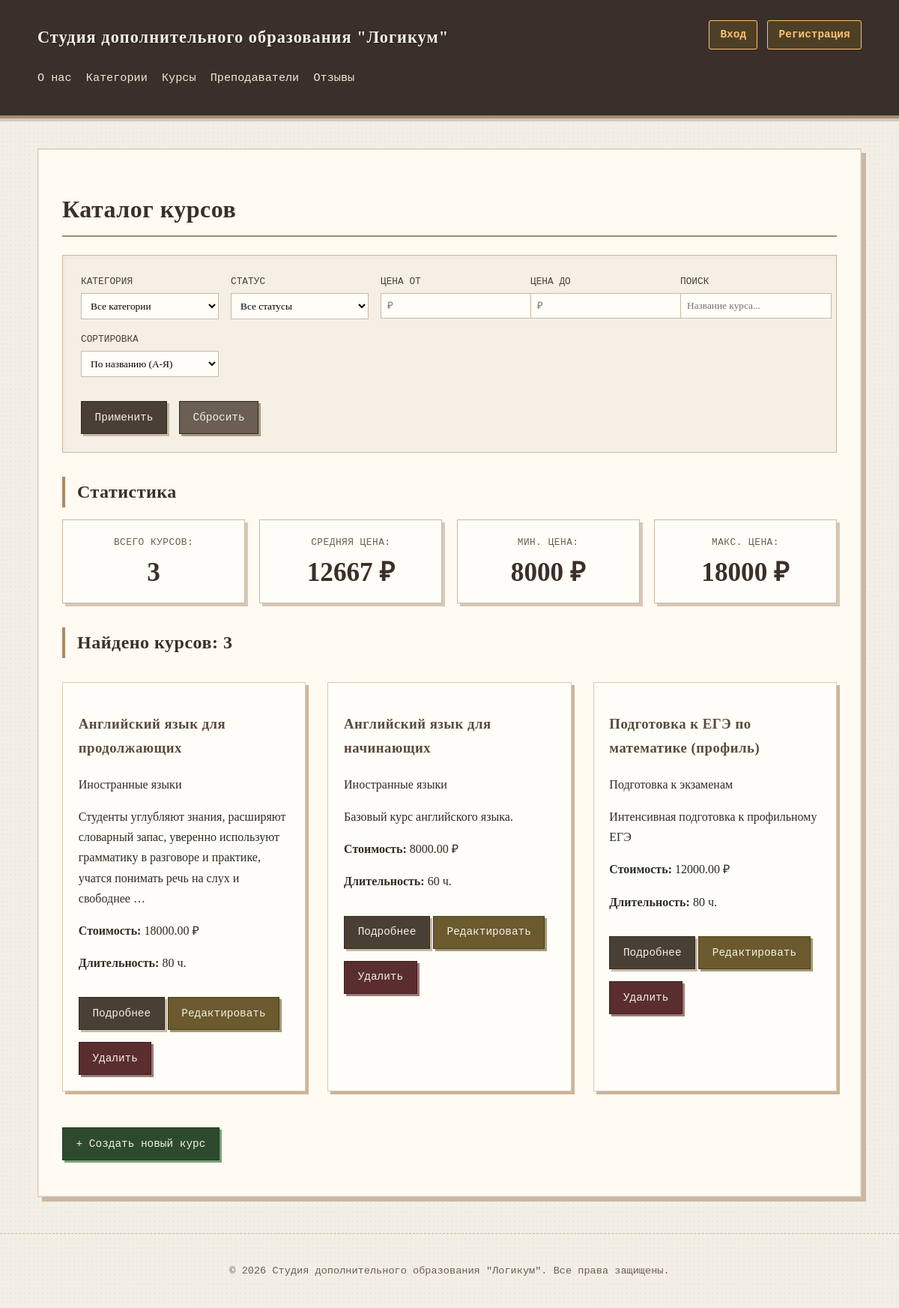
The page /education/courses/filter/ on the database its author committed.
### education/models.py (models this page shows, shortened)
class Course(models.Model):
    class Status(models.IntegerChoices):
        DRAFT = 0, 'Черновик'
        PUBLISHED = 1, 'Опубликован'
    category = models.ForeignKey(
        Category,
        on_delete=models.SET_NULL,
        null=True,
        related_name='courses',
        verbose_name="Категория"
    )
    title = models.CharField(max_length=100, verbose_name="Название")
    slug = models.SlugField(max_length=100, unique=True, db_index=True, verbose_name="URL")
    description = models.TextField(verbose_name="Краткое описание")
    full_description = models.TextField(blank=True, verbose_name="Полное описание")
    duration_hours = models.IntegerField(verbose_name="Длительность (часы)")
    price = models.DecimalField(max_digits=10, decimal_places=2, verbose_name="Стоимость")
    status = models.IntegerField(
        choices=Status.choices,
        default=Status.DRAFT,
        verbose_name="Статус"
    )
    time_create = models.DateTimeField(auto_now_add=True, verbose_name="Дата создания")
    time_update = models.DateTimeField(auto_now=True, verbose_name="Дата изменения")
    class Meta:
        db_table = 'courses'
        verbose_name = 'Курс'
        verbose_name_plural = 'Курсы'
        ordering = ['-time_create']
    def get_absolute_url(self):
        return reverse('course-detail-slug', kwargs={'course_slug': self.slug})

class Category(models.Model):
    name = models.CharField(max_length=100, verbose_name="Название категории", unique=True)
    slug = models.SlugField(max_length=100, unique=True, db_index=True, verbose_name="URL")
    description = models.TextField(blank=True, verbose_name="Описание категории")
    class Meta:
        db_table = 'categories'
        verbose_name = 'Категория'
        verbose_name_plural = 'Категории'
        ordering = ['name']
    def __str__(self):
        return self.name

### education/views.py (the view)
# urls.py: path('courses/filter/', views.courses_filtered, name='courses-filtered'),
def courses_filtered(request):
    courses = Course.published.all()
    form = CourseFilterForm(request.GET)
    if form.is_valid():
        category = form.cleaned_data.get('category')
        if category:
            courses = courses.filter(category=category)
        status = form.cleaned_data.get('status')
        if status:
            courses = courses.filter(status=status)
        price_min = form.cleaned_data.get('price_min')
        if price_min:
            courses = courses.filter(price__gte=price_min)
        price_max = form.cleaned_data.get('price_max')
        if price_max:
            courses = courses.filter(price__lte=price_max)
        search = form.cleaned_data.get('search')
        if search:
            courses = courses.filter(
                Q(title__icontains=search) |
                Q(description__icontains=search)
            )
        ordering = form.cleaned_data.get('ordering')
        if ordering:
            courses = courses.order_by(ordering)
        else:
            courses = courses.order_by('-time_create')
    courses = courses.select_related('category')
    stats = {
        'total': courses.count(),
        'avg_price': courses.aggregate(avg=Avg('price'))['avg'],
        'min_price': courses.aggregate(min=Min('price'))['min'],
        'max_price': courses.aggregate(max=Max('price'))['max'],
        'total_duration': courses.aggregate(sum=Sum('duration_hours'))['sum'],
    }
    data = {
        'title': 'Каталог курсов',
        'courses': courses,
        'form': form,
        'stats': stats,
    }
    return render(request, 'education/courses_filtered.html', data)

### education/context_processors.py (called while the page is built, shortened)
def user_groups(request):
    if request.user.is_authenticated:
        groups = list(request.user.groups.values_list('name', flat=True))
        return {'user_groups': groups}
    return {'user_groups': []}

def user_permissions(request):
    context = {
        'user_groups': [],
        'is_admin': False,
        'is_teacher': False,
        'is_student': False,
        'is_marketer': False,
    }
    return context

### education/models.py (called while the page is built)
    def get_queryset(self):
        return super().get_queryset().filter(status=Course.Status.PUBLISHED)

### education/templates/education/courses_filtered.html (shortened to what this page needs)
{% extends 'base.html' %}
{% block content %}
    <h1>{{ title }}</h1>
    <div class="filter-section">
        <form method="get" class="filter-form">
            <div class="filter-grid">
                {% for field in form %}
                <div class="filter-field">
                    <label>{{ field.label }}</label>
                    {{ field }}
                </div>
                {% endfor %}
            </div>
            <div class="filter-actions">
                <button type="submit" class="btn btn-primary">Применить</button>
                <a href="{% url 'courses-filtered' %}" class="btn btn-secondary">Сбросить</a>
            </div>
        </form>
    </div>
    {% if stats %}
    <div class="stats-section">
        <h2>Статистика</h2>
        <div class="stats-grid">
            <div class="stat-card">
                <span class="stat-label">Всего курсов:</span>
                <span class="stat-value">{{ stats.total }}</span>
            </div>
            {% if stats.avg_price %}
            <div class="stat-card">
                <span class="stat-label">Средняя цена:</span>
                <span class="stat-value">{{ stats.avg_price|floatformat:0 }} ₽</span>
            </div>
            {% endif %}
            {% if stats.min_price %}
            <div class="stat-card">
                <span class="stat-label">Мин. цена:</span>
                <span class="stat-value">{{ stats.min_price|floatformat:0 }} ₽</span>
            </div>
            {% endif %}
            {% if stats.max_price %}
            <div class="stat-card">
                <span class="stat-label">Макс. цена:</span>
                <span class="stat-value">{{ stats.max_price|floatformat:0 }} ₽</span>
            </div>
            {% endif %}
        </div>
    </div>
    {% endif %}
    <div class="courses-section">
        <h2>Найдено курсов: {{ courses.count }}</h2>
        {% if courses %}
        <div class="course-grid">
            {% for course in courses %}
            <div class="course-card">
                <h3>
                    <a href="{{ course.get_absolute_url }}">{{ course.title }}</a>
                </h3>
                <p class="category">{{ course.category.name }}</p>
                <p>{{ course.description|truncatewords:20 }}</p>
                <p><strong>Стоимость:</strong> {{ course.price }} ₽</p>
                <p><strong>Длительность:</strong> {{ course.duration_hours }} ч.</p>
                <div class="course-actions">
                    <a href="{{ course.get_absolute_url }}" class="btn">Подробнее</a>
                    <a href="{% url 'course-update' course.slug %}" class="btn btn-edit">Редактировать</a>
                    <a href="{% url 'course-delete' course.slug %}" class="btn btn-danger">Удалить</a>
                </div>
            </div>
            {% endfor %}
        </div>
        {% else %}
        <p>Курсы не найдены. Попробуйте изменить параметры фильтрации.</p>
        {% endif %}
    </div>
    <p class="back-link">
        <a href="{% url 'course-create' %}" class="btn btn-success">+ Создать новый курс</a>
    </p>
{% endblock %}

### education/static/education/css/styles.css (style rules this page uses)
body { font-family: "Georgia", "Times New Roman", serif; line-height: 1.7; margin: 0; padding: 0; background-color: #f3efe6; color: #2f2a24; background-image: radial-gradient(rgba(0,0,0,0.03) 1px, transparent 1px); background-size: 6px 6px; }
h1, h2, h3, h4, h5, h6 { font-family: "Georgia", "Times New Roman", serif; font-weight: 600; color: #3a2f2a; letter-spacing: 0.5px; }
h1 { border-bottom: 2px solid #a78b6a; padding-bottom: 0.5rem; margin-bottom: 1.5rem; }
h2 { font-size: 1.5rem; margin: 1.5rem 0 1rem; border-left: 4px solid #a78b6a; padding-left: 1rem; }
.course-grid { display: grid; grid-template-columns: repeat(auto-fill, minmax(280px, 1fr)); gap: 1.8rem; margin-top: 2rem; }
.course-card { background: #fffdf7; border: 1px solid #d8c9b6; padding: 1.3rem; box-shadow: 4px 4px 0 #cbb59a; transition: transform 0.15s ease, box-shadow 0.15s ease; }
.btn { display: inline-block; background-color: #4a3f35; color: #f3efe6; padding: 0.55rem 1.1rem; text-decoration: none; border: 1px solid #2f2a24; font-family: "Courier New", monospace; font-size: 0.9rem; margin-top: 1rem; box-shadow: 3px 3px 0 #c9b8a3; transition: all 0.15s ease; }
.btn-primary { background-color: #4a3f35; color: #f3efe6; }
.btn-secondary { background-color: #6b5e52; color: #f3efe6; box-shadow: 3px 3px 0 #a89883; }
.btn-danger { background-color: #5a2e2e; color: #f3efe6; border-color: #3a1e1e; box-shadow: 3px 3px 0 #a07878; }
.btn-success { background-color: #2e4a2e; color: #f3efe6; border-color: #1e3a1e; box-shadow: 3px 3px 0 #78a078; }
.btn-edit { background-color: #6b5a2e; color: #f3efe6; border-color: #4a3e1e; box-shadow: 3px 3px 0 #a09878; }
.stats-section { margin: 2rem 0; }
.stats-grid { display: grid; grid-template-columns: repeat(auto-fit, minmax(160px, 1fr)); gap: 1.2rem; }
.stat-card { background: #fffdf7; border: 1px solid #c9b8a3; padding: 1.2rem; text-align: center; box-shadow: 4px 4px 0 #d6c8b8; }
.stat-label { display: block; font-family: "Courier New", monospace; font-size: 0.8rem; text-transform: uppercase; letter-spacing: 0.5px; color: #6b5e52; margin-bottom: 0.5rem; }
.stat-value { display: block; font-family: "Georgia", serif; font-size: 2.2rem; font-weight: 700; color: #3a2f2a; line-height: 1.2; }
a { color: #5a4a3a; text-decoration: none; transition: all 0.15s ease; }
.filter-section { background: #f5efe6; padding: 1.5rem; border: 1px solid #c9b8a3; margin-bottom: 2rem; box-shadow: inset 2px 2px 4px rgba(0,0,0,0.03); }
.filter-grid { display: grid; grid-template-columns: repeat(auto-fit, minmax(180px, 1fr)); gap: 1rem; margin-bottom: 1rem; }
.filter-field label { display: block; margin-bottom: 0.25rem; font-family: "Courier New", monospace; font-size: 0.8rem; text-transform: uppercase; color: #4a3f35; }
.filter-field input, .filter-field select { width: 100%; padding: 0.5rem; border: 1px solid #c9b8a3; background: #fffdf7; font-family: "Georgia", serif; }
.filter-actions { display: flex; gap: 1rem; }
.back-link { margin-top: 2rem; }

### rows shown on the page
Course: title "Английский язык для продолжающих", category.name "Иностранные языки", description "Студенты углубляют знания, расширяют словарный запас, уверенно используют грамматику в разговоре и практике, учатся понимать речь на слух и свободнее …", price "18000.00", duration_hours "80"
Course: title "Английский язык для начинающих", category.name "Иностранные языки", description "Базовый курс английского языка.", price "8000.00", duration_hours "60"
Course: title "Подготовка к ЕГЭ по математике (профиль)", category.name "Подготовка к экзаменам", description "Интенсивная подготовка к профильному ЕГЭ", price "12000.00", duration_hours "80"

### other values the page prints
{{ title }} "Каталог курсов"
{{ field.label }} "КАТЕГОРИЯ" "СТАТУС" "ЦЕНА ОТ" "ЦЕНА ДО" "ПОИСК" "СОРТИРОВКА"
{{ stats.total }} "3"
{{ stats.avg_price|floatformat:0 }} "12667"
{{ stats.min_price|floatformat:0 }} "8000"
{{ stats.max_price|floatformat:0 }} "18000"
{{ courses.count }} "3"
